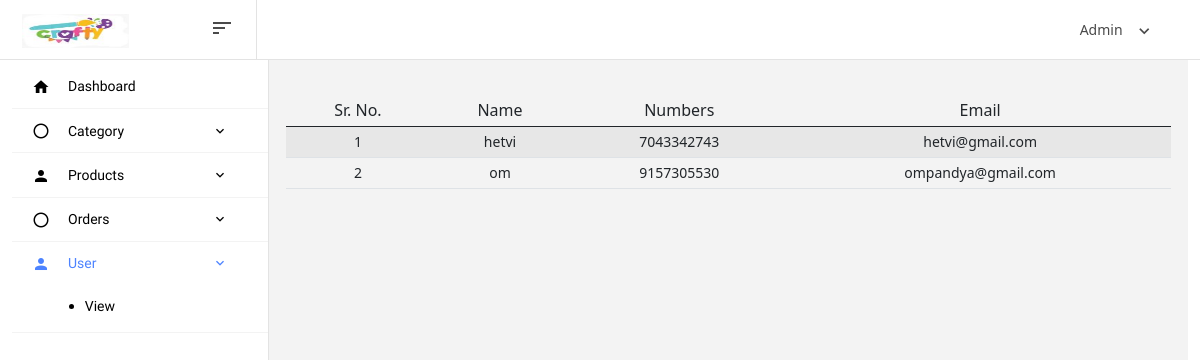
The page /admin/userdetail.php on the database its author committed.
### tables this page shows
CREATE TABLE IF NOT EXISTS `user` (
  `name` varchar(25) NOT NULL,
  `number` bigint NOT NULL,
  `email` varchar(50) NOT NULL,
  `pass` varchar(30) NOT NULL,
  PRIMARY KEY (`email`)
);

### admin/userdetail.php (the view, shortened to what this page needs)
<!DOCTYPE html>
<html lang="en">
<head>
  <link rel="stylesheet" href="vendors/mdi/css/materialdesignicons.min.css">
  <link rel="stylesheet" href="vendors/base/vendor.bundle.base.css">
  <link rel="stylesheet" href="vendors/datatables.net-bs4/dataTables.bootstrap4.css">
  <link rel="stylesheet" href="css/style.css">
</head>
<body>
  <div class="container-scroller">
    <nav class="navbar col-lg-12 col-12 p-0 fixed-top d-flex flex-row">
      <div class="navbar-brand-wrapper d-flex justify-content-center">
        <div class="navbar-brand-inner-wrapper d-flex justify-content-between align-items-center w-100">
          <a class="navbar-brand brand-logo" href="index.php"><img src="images/Logo.jpeg" alt="logo"/></a>
          <button class="navbar-toggler navbar-toggler align-self-center" type="button" data-toggle="minimize">
            <span class="mdi mdi-sort-variant"></span>
          </button>
        </div>
      </div>
      <div class="navbar-menu-wrapper d-flex align-items-center justify-content-end">
        <ul class="navbar-nav navbar-nav-right">
          <li class="nav-item nav-profile dropdown">
            <a class="nav-link dropdown-toggle" href="#" data-bs-toggle="dropdown" id="profileDropdown">
              <span class="nav-profile-name">Admin</span>
            </a>
          </li>
        </ul>
      </div>
    </nav>
    <div class="container-fluid page-body-wrapper">
      <nav class="sidebar sidebar-offcanvas" id="sidebar">
        <ul class="nav">
          <li class="nav-item">
            <a class="nav-link" href="index.php">
              <i class="mdi mdi-home menu-icon"></i>
              <span class="menu-title">Dashboard</span>
            </a>
          </li>
          <li class="nav-item">
            <a class="nav-link"  id="Category" data-bs-toggle="collapse" href="#cat" aria-expanded="false" aria-controls="cat">
              <i class="mdi mdi-circle-outline menu-icon"></i>
              <span class="menu-title">Category</span>
              <i class="menu-arrow"></i>
            </a>
          </li>
          <li class="nav-item">
            <a class="nav-link" data-bs-toggle="collapse" href="#auth" aria-expanded="false" aria-controls="auth">
              <i class="mdi mdi-account menu-icon"></i>
              <span class="menu-title">Products</span>
              <i class="menu-arrow"></i>
            </a>
          </li>
          <li class="nav-item">
            <a class="nav-link" id="Orders" data-bs-toggle="collapse" href="#ord" aria-expanded="false" aria-controls="ord">
              <i class="mdi mdi-circle-outline menu-icon"></i>
              <span class="menu-title">Orders</span>
              <i class="menu-arrow"></i>
            </a>
          </li>
          <li class="nav-item">
            <a class="nav-link" data-bs-toggle="collapse" href="#user" aria-expanded="false" aria-controls="auth">
              <i class="mdi mdi-account menu-icon"></i>
              <span class="menu-title">User</span>
              <i class="menu-arrow"></i>
            </a>
            <div class="collapse" id="user">
              <ul class="nav flex-column sub-menu">
                <li class="nav-item"> <a class="nav-link" href="userdetail.php">View </a></li>
              </ul>
            </div>
          </li>
        </ul>
      </nav>
      <div class="main-panel">
        <div class="content-wrapper">
    <html>
<head>
<link href="https://cdn.jsdelivr.net/npm/bootstrap@5.0.2/dist/css/bootstrap.min.css" rel="stylesheet">
</head>
<body>
<table class="table table-striped text-center">
  <thead>
    <tr>
      <th>Sr. No.</th>
      <th>Name</th>
      <th>Numbers</th>
      <th>Email</th>
    </tr>
  </thead>
  <tbody>
    <?php
      $conn = mysqli_connect("localhost","root","","crafty");
      $sql = "SELECT * FROM `user`";
      $query = mysqli_query($conn,$sql);
      $count = 0;
      while ( $res = mysqli_fetch_assoc($query)){
        $count++ ;
    ?>
    <tr>
      <td><?php echo $count; ?></td>
      <td><?php echo $res['name']; ?></td>
      <td><?php echo $res['number']; ?></td>
      <td><?php echo $res['email']; ?></td>
    </tr>
    <?php
      }
    ?>
  </tbody>
</table>
</body>
</html>
        </div>
      </div>
    </div>
  </div>
</body>
</html>

### rows shown on the page
user: name "hetvi", number "7043342743", email "hetvi@gmail.com"
user: name "om", number "9157305530", email "ompandya@gmail.com"
